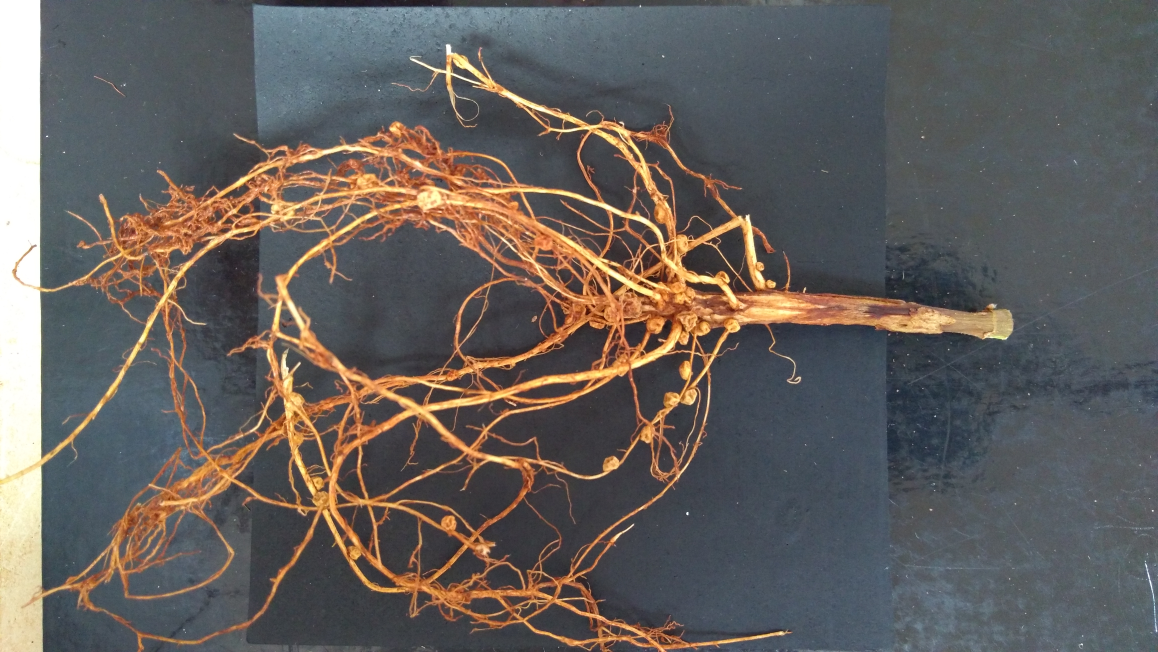
#> input picture Exp.1 - Florestópolis, 35DAE, 2017-2018, T15, R1, P2.jpg, 4632 x 2608 px (shown at 1/4 size)
$ python main.py
#> lines starting #> are read from the running program, lines starting #| are printed output that depends on the picture
### matchingTemplate.py
import cv2
import numpy as np

def template_Matching(img_rgb, template_image):

    img_rgb = cv2.medianBlur(img_rgb, 7)

    img_gray = cv2.cvtColor(img_rgb, cv2.COLOR_BGR2GRAY)


    res = cv2.matchTemplate(img_gray, template_image, cv2.TM_CCOEFF_NORMED)

    detection_threshold = 0.6

    match_locations = np.where(res >= detection_threshold)

    return match_locations

### matchingLocationsKMeans.py
import numpy as np
import cv2

RADIUS_CONST = 1

def matched_locations_KMeans(match_locations):

    match_locations = np.float32((np.array(match_locations).T))

    # define criteria and apply kmeans()
    criteria     = (cv2.TERM_CRITERIA_EPS, 100, 1.0)
    _, labels, _ = cv2.kmeans(match_locations, 2, None, criteria, 10, cv2.KMEANS_RANDOM_CENTERS)

    return labels


### main.py
import cv2
import numpy as np

import sys

np.set_printoptions(threshold = sys.maxsize)

import matchingTemplate as mT
import matchingLocationsKMeans as mLKM


img_rgb = cv2.imread('Exp.1 - Florestópolis, 35DAE, 2017-2018, T15, R1, P2.jpg')
#> img_rgb is the input picture: shape (2608, 4632, 3); mean B, G, R 92.6, 95.8, 100.9

template_image = cv2.imread('TemplateNode.jpg', 0)
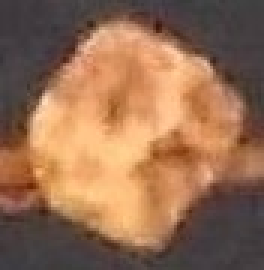
#> input picture TemplateNode.jpg, 88 x 90 px (shown 3 times larger)
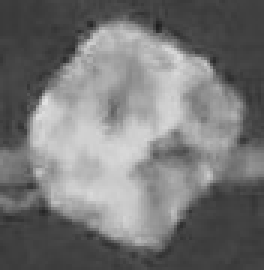
#> template_image: shape (90, 88) (shown 3 times larger); min 31, max 226, mean 118
template_image = cv2.medianBlur(template_image, 5)
width, height  = template_image.shape[::-1]
#> width = 88; height = 90


match_locations = mT.template_Matching(img_rgb, template_image)
#> in template_Matching, `img_gray = cv2.cvtColor(img_rgb, cv2.COLOR_BGR2GRAY)`:
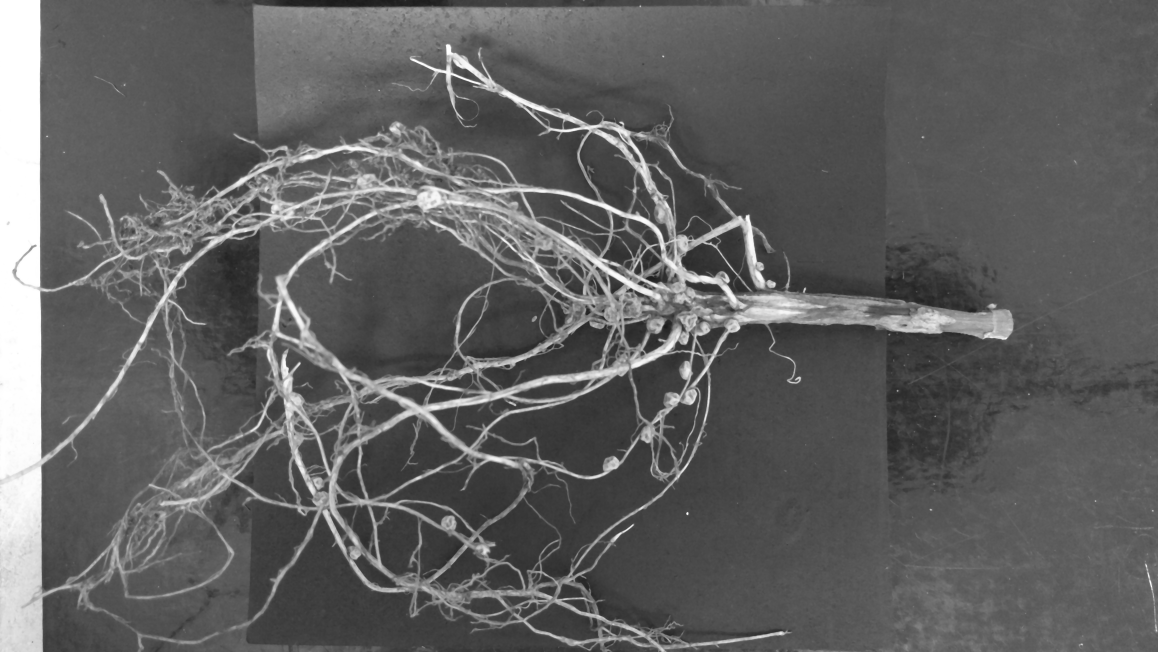
#> img_gray: shape (2608, 4632) (shown at 1/4 size); min 23, max 255, mean 96.9
#> in template_Matching, `res = cv2.matchTemplate(img_gray, template_image, cv2.TM_CCOEFF_NORMED)`:
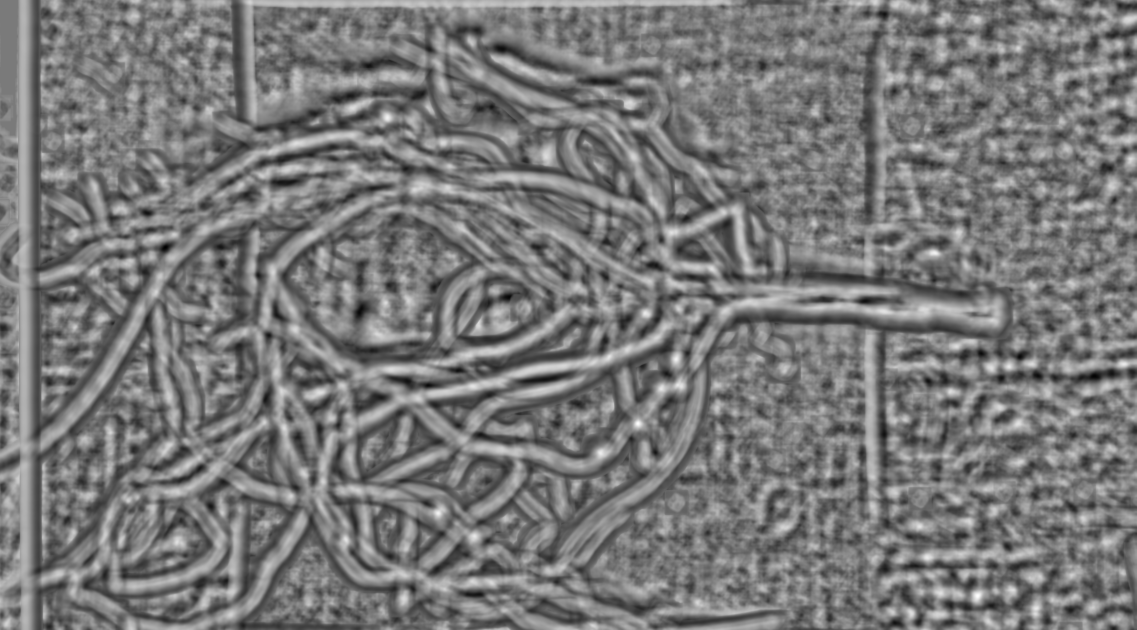
#> res: shape (2519, 4545) float32 (shown at 1/4 size); min -0.704, max 0.765, mean -0.00875; drawn with min black and max white
#> in template_Matching, `match_locations = np.where(res >= detection_threshold)`: match_locations = 2584 positions, rows 461 to 2437, columns 1381 to 4503
labels_array =     mLKM.matched_locations_KMeans(match_locations)
#> in matched_locations_KMeans, `match_locations = np.float32((np.array(match_locations).T))`: match_locations = 2584 pairs, first value 461 to 2437, second value 1381 to 4503
#> in matched_locations_KMeans, `_, labels, _ = cv2.kmeans(match_locations, 2, None, criteria, 10, cv2...`: labels = 2584 values, max 1 at index 0, min 0 at index 231, mean 0.566
#> labels_array has the same summary as labels in matched_locations_KMeans

SIZE_ARRAY_MATCH_LOCATIONS = len(list(zip(*match_locations[::-1])))
#> SIZE_ARRAY_MATCH_LOCATIONS = 2584

i = 0

for position_tuple in zip(*match_locations[::-1]):

    if(i < SIZE_ARRAY_MATCH_LOCATIONS):
        if(labels_array[i] == 1):
            cv2.rectangle(img_rgb, position_tuple, (position_tuple[0] + width, position_tuple[1] + height), (0,255,0), 1)
        else:
            cv2.rectangle(img_rgb, position_tuple, (position_tuple[0] + width, position_tuple[1] + height), (0,0,255), 1)

    i = i + 1
#> this loop made 2584 passes
#> position_tuple on passes 1 to 3: (1547, 461), (1548, 461), (1549, 461)
#> after the loop, i = 2584


cv2.namedWindow('Classified Output', cv2.WINDOW_NORMAL)
cv2.resizeWindow('Classified Output', 800,600)
cv2.imshow('Classified Output', img_rgb)
cv2.waitKey(0)
cv2.destroyAllWindows()
